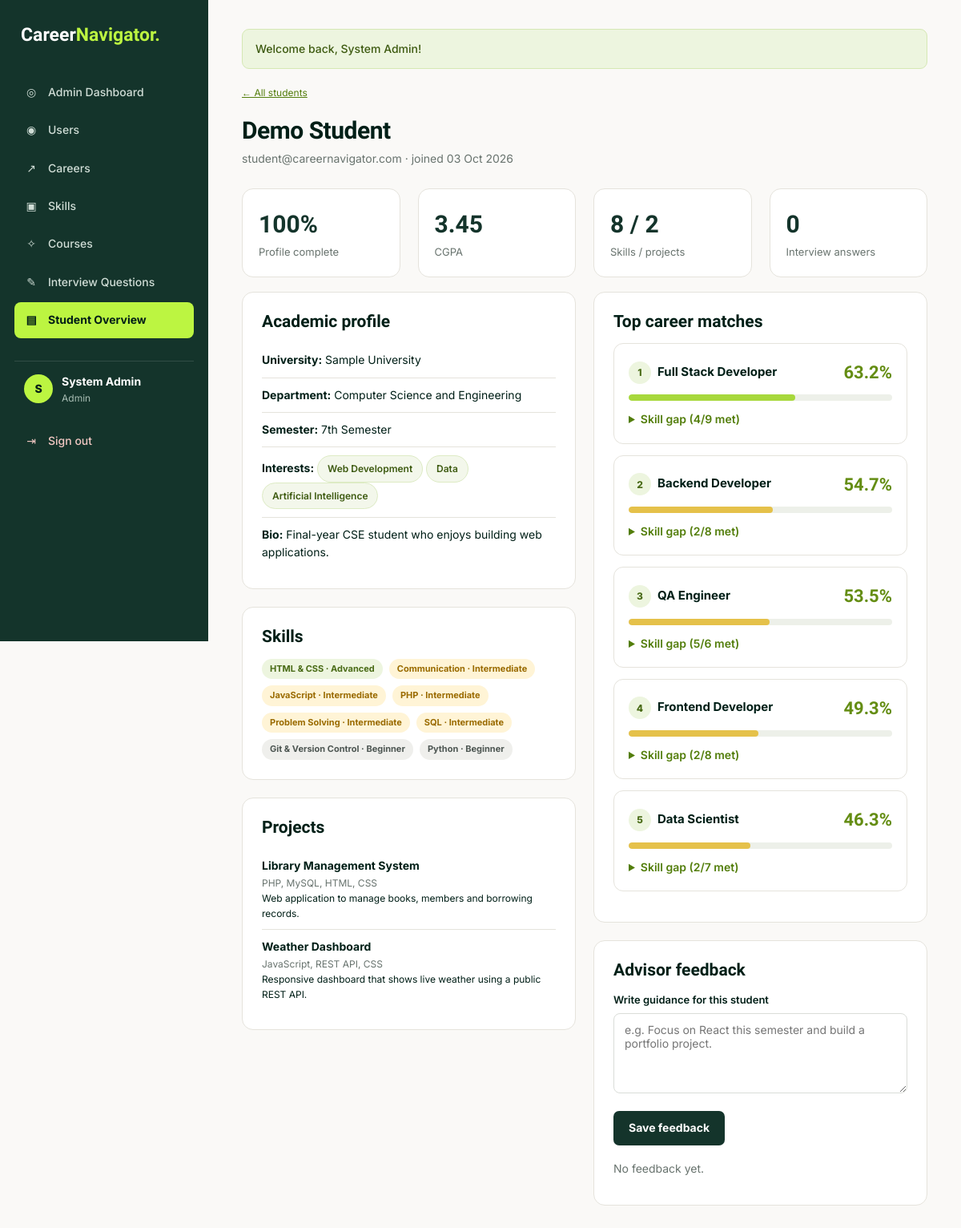
Page /advisor/student.php?id=3 (signed in) on the committed database.
### tables this page shows
CREATE TABLE `users` (
  `id` int(11) NOT NULL AUTO_INCREMENT,
  `name` varchar(100) NOT NULL,
  `email` varchar(150) NOT NULL,
  `password` varchar(255) NOT NULL,
  `role` enum('student','advisor','admin') DEFAULT 'student',
  `created_at` timestamp NOT NULL DEFAULT current_timestamp(),
  `email_verified_at` datetime DEFAULT NULL,
  `verification_token_hash` char(64) DEFAULT NULL,
  `verification_expires_at` datetime DEFAULT NULL,
  `verification_sent_at` datetime DEFAULT NULL,
  PRIMARY KEY (`id`),
  UNIQUE KEY `email` (`email`),
  UNIQUE KEY `verification_token_hash` (`verification_token_hash`)
);

CREATE TABLE `student_profiles` (
  `id` int(11) NOT NULL AUTO_INCREMENT,
  `user_id` int(11) NOT NULL,
  `university` varchar(150) DEFAULT NULL,
  `department` varchar(100) DEFAULT NULL,
  `semester` varchar(50) DEFAULT NULL,
  `cgpa` decimal(3,2) DEFAULT NULL,
  `interests` text DEFAULT NULL,
  `bio` text DEFAULT NULL,
  PRIMARY KEY (`id`),
  UNIQUE KEY `user_id` (`user_id`),
  CONSTRAINT `student_profiles_ibfk_1` FOREIGN KEY (`user_id`) REFERENCES `users` (`id`) ON DELETE CASCADE
);

CREATE TABLE `student_skills` (
  `id` int(11) NOT NULL AUTO_INCREMENT,
  `user_id` int(11) NOT NULL,
  `skill_id` int(11) NOT NULL,
  `proficiency` enum('beginner','intermediate','advanced') DEFAULT 'beginner',
  PRIMARY KEY (`id`),
  UNIQUE KEY `unique_student_skill` (`user_id`,`skill_id`),
  KEY `skill_id` (`skill_id`),
  CONSTRAINT `student_skills_ibfk_1` FOREIGN KEY (`user_id`) REFERENCES `users` (`id`) ON DELETE CASCADE,
  CONSTRAINT `student_skills_ibfk_2` FOREIGN KEY (`skill_id`) REFERENCES `skills` (`id`) ON DELETE CASCADE
);

CREATE TABLE `skills` (
  `id` int(11) NOT NULL AUTO_INCREMENT,
  `name` varchar(100) NOT NULL,
  `category` varchar(100) DEFAULT NULL,
  PRIMARY KEY (`id`),
  UNIQUE KEY `name` (`name`)
);

CREATE TABLE `projects` (
  `id` int(11) NOT NULL AUTO_INCREMENT,
  `user_id` int(11) NOT NULL,
  `title` varchar(150) NOT NULL,
  `description` text DEFAULT NULL,
  `technologies` text DEFAULT NULL,
  `project_url` varchar(255) DEFAULT NULL,
  `created_at` timestamp NOT NULL DEFAULT current_timestamp(),
  PRIMARY KEY (`id`),
  KEY `user_id` (`user_id`),
  CONSTRAINT `projects_ibfk_1` FOREIGN KEY (`user_id`) REFERENCES `users` (`id`) ON DELETE CASCADE
);

CREATE TABLE `careers` (
  `id` int(11) NOT NULL AUTO_INCREMENT,
  `title` varchar(150) NOT NULL,
  `description` text DEFAULT NULL,
  `category` varchar(100) DEFAULT NULL,
  `average_salary` varchar(100) DEFAULT NULL,
  PRIMARY KEY (`id`)
);

### advisor/student.php (the view, shortened to what the rows shown need)
<?php
require_once __DIR__ . '/../includes/init.php';
require_once __DIR__ . '/../includes/recommendation.php';
$studentId = input_int($_GET, 'id');
$stmt = $pdo->prepare("SELECT id, name, email, created_at FROM users WHERE id = ? AND role = 'student'");
$stmt->execute([$studentId]);
$studentUser = $stmt->fetch(PDO::FETCH_ASSOC);
$student = load_student_data($pdo, $studentId);
$profile = $student['profile'];
$completeness = profile_completeness($student);
$recommendations = $student['skills'] ? array_slice(get_recommendations($pdo, $studentId, $student), 0, 5) : [];
$stmt = $pdo->prepare(
    "SELECT s.name, s.category, ss.proficiency FROM student_skills ss JOIN skills s ON s.id = ss.skill_id
     WHERE ss.user_id = ? ORDER BY FIELD(ss.proficiency, 'advanced', 'intermediate', 'beginner'), s.name"
);
$stmt->execute([$studentId]);
$skills = $stmt->fetchAll(PDO::FETCH_ASSOC);
$stmt = $pdo->prepare("SELECT * FROM projects WHERE user_id = ? ORDER BY created_at DESC");
$stmt->execute([$studentId]);
$projects = $stmt->fetchAll(PDO::FETCH_ASSOC);
require __DIR__ . '/../includes/header.php';
?>
<div class="page-header">
    <div>
        <a href="index.php" class="small">&larr; All students</a>
        <h1 class="mt"><?= e($studentUser['name']) ?></h1>
        <p><?= e($studentUser['email']) ?> · joined <?= e(date('d M Y', strtotime($studentUser['created_at']))) ?></p>
    </div>
</div>
<div class="grid grid-4 mb">
    <div class="stat"><div class="stat-value"><?= $completeness['percent'] ?>%</div><div class="stat-label">Profile complete</div></div>
    <div class="stat"><div class="stat-value"><?= $profile['cgpa'] ?? '—' ?></div><div class="stat-label">CGPA</div></div>
</div>
<div class="grid grid-2">
    <div>
        <div class="card">
            <h2>Academic profile</h2>
            <?php if (!$profile): ?>
                <p class="muted">This student has not completed their profile yet.</p>
            <?php else: ?>
                <ul class="list-plain">
                    <li><strong>University:</strong> <?= e($profile['university'] ?: '—') ?></li>
                    <li><strong>Department:</strong> <?= e($profile['department'] ?: '—') ?></li>
                    <li><strong>Semester:</strong> <?= e($profile['semester'] ?: '—') ?></li>
                    <li><strong>Interests:</strong>
                        <?php foreach ($student['interests'] as $i): ?><span class="chip"><?= e($i) ?></span> <?php endforeach; ?>
                        <?= $student['interests'] ? '' : '—' ?></li>
                    <?php if ($profile['bio']): ?><li><strong>Bio:</strong> <?= nl2br(e($profile['bio'])) ?></li><?php endif; ?>
                </ul>
            <?php endif; ?>
        </div>
        <div class="card">
            <h2>Skills</h2>
            <div class="chips">
                <?php foreach ($skills as $s): ?>
                    <?php $cls = ['advanced' => 'badge-green', 'intermediate' => 'badge-amber', 'beginner' => 'badge-gray'][$s['proficiency']]; ?>
                    <span class="badge <?= $cls ?>"><?= e($s['name']) ?> · <?= e(ucfirst($s['proficiency'])) ?></span>
                <?php endforeach; ?>
            </div>
        </div>
        <div class="card">
            <h2>Projects</h2>
            <ul class="list-plain">
                <?php foreach ($projects as $p): ?>
                    <li>
                        <strong><?= e($p['title']) ?></strong>
                        <div class="small muted"><?= e($p['technologies']) ?></div>
                        <?php if ($p['description']): ?><div class="small"><?= e($p['description']) ?></div><?php endif; ?>
                    </li>
                <?php endforeach; ?>
            </ul>
        </div>
    </div>
    <div>
        <div class="card">
            <h2>Top career matches</h2>
            <?php foreach ($recommendations as $i => $r): ?>
                <div class="match">
                    <div class="match-top">
                        <div><span class="rank"><?= $i + 1 ?></span><span class="match-title"><?= e($r['career']['title']) ?></span></div>
                        <span class="match-score"><?= $r['score'] ?>%</span>
                    </div>
                    <div class="progress"><div class="progress-bar <?= score_class($r['score']) ?>" style="width:<?= $r['score'] ?>%"></div></div>
                    <details>
                        <summary>Skill gap (<?= $r['met_count'] ?>/<?= $r['required_count'] ?> met)</summary>
                    </details>
                </div>
            <?php endforeach; ?>
        </div>
        <div class="card">
            <h2>Advisor feedback</h2>
        </div>
    </div>
</div>
<?php require __DIR__ . '/../includes/footer.php'; ?>

### includes/header.php (shortened to what the rows shown need)
<?php
$user = current_user();
?>
<!DOCTYPE html>
<html lang="en">
<head>
    <link rel="stylesheet" href="<?= e(url('assets/css/style.css')) ?>">
</head>
<body>
<div class="app">
    <aside class="sidebar" id="sidebar">
        <nav class="side-nav" id="side-nav">
            <?php if ($user): ?>
                <div class="side-user">
                    <div class="avatar"><?= e(strtoupper(mb_substr($user['name'], 0, 1))) ?></div>
                    <div>
                        <strong><?= e($user['name']) ?></strong>
                        <small><?= e(ucfirst($user['role'])) ?></small>
                    </div>
                </div>
                <a href="<?= e(url('logout.php')) ?>" class="logout-link"><span class="nav-icon">⇥</span>Sign out</a>
            <?php endif; ?>
        </nav>
    </aside>
    <main class="main">

### rows in the picture
users: name "S", name "System Admin", role "Admin"
users: name "Demo Student", email "student@careernavigator.com", created_at "03 Oct 2026"
student_profiles: university+department "100", cgpa "3.45", university "Sample University", department "Computer Science and Engineering", semester "7th Semester", bio "Final-year CSE student who enjoys building web applications."
student_skills: skill.name "HTML & CSS", proficiency "Advanced"
student_skills: skill.name "Communication", proficiency "Intermediate"
student_skills: skill.name "JavaScript", proficiency "Intermediate"
student_skills: skill.name "PHP", proficiency "Intermediate"
student_skills: skill.name "Problem Solving", proficiency "Intermediate"
student_skills: skill.name "SQL", proficiency "Intermediate"
student_skills: skill.name "Git & Version Control", proficiency "Beginner"
student_skills: skill.name "Python", proficiency "Beginner"
projects: title "Library Management System", technologies "PHP, MySQL, HTML, CSS", description "Web application to manage books, members and borrowing records."
projects: title "Weather Dashboard", technologies "JavaScript, REST API, CSS", description "Responsive dashboard that shows live weather using a public REST API."
careers: title "Full Stack Developer"
careers: title "Backend Developer"
careers: title "QA Engineer"
careers: title "Frontend Developer"
careers: title "Data Scientist"

### other values in the picture
$icon "◎"
$label "Admin Dashboard"
$icon "◉"
$label "Users"
$icon "↗"
$label "Careers"
$icon "▣"
$label "Skills"
$icon "✧"
$label "Courses"
$icon "✎"
$label "Interview Questions"
$icon "▤"
$label "Student Overview"
$f['message'] "Welcome back, System Admin!"
